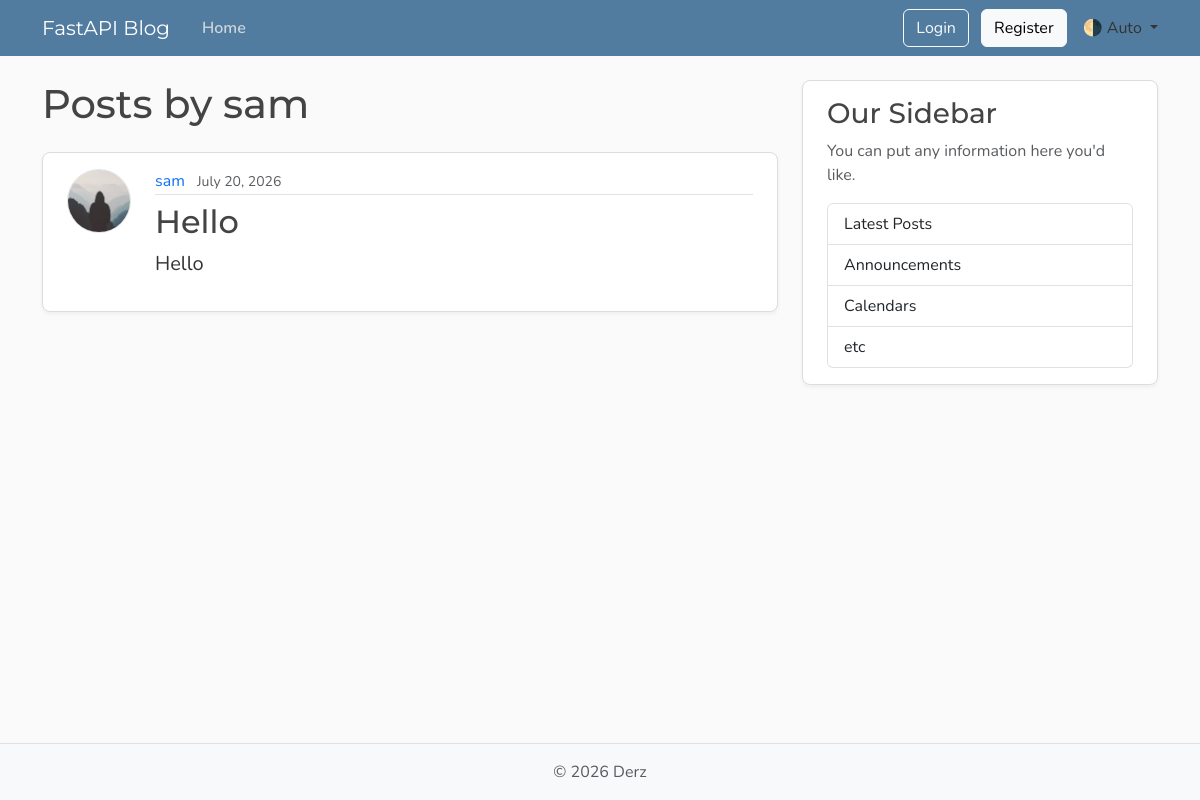
Before: /users/1/posts with the older database file.
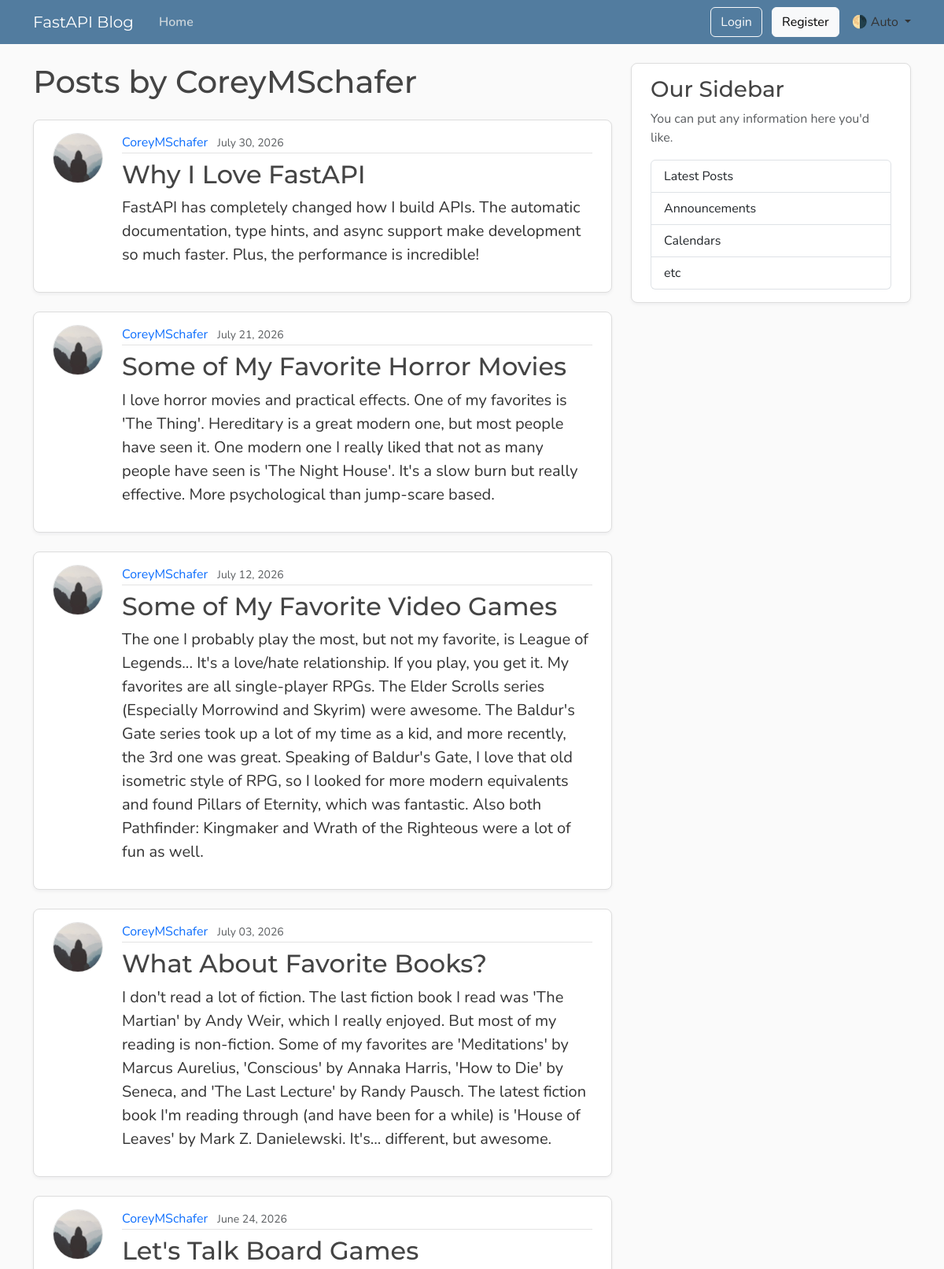
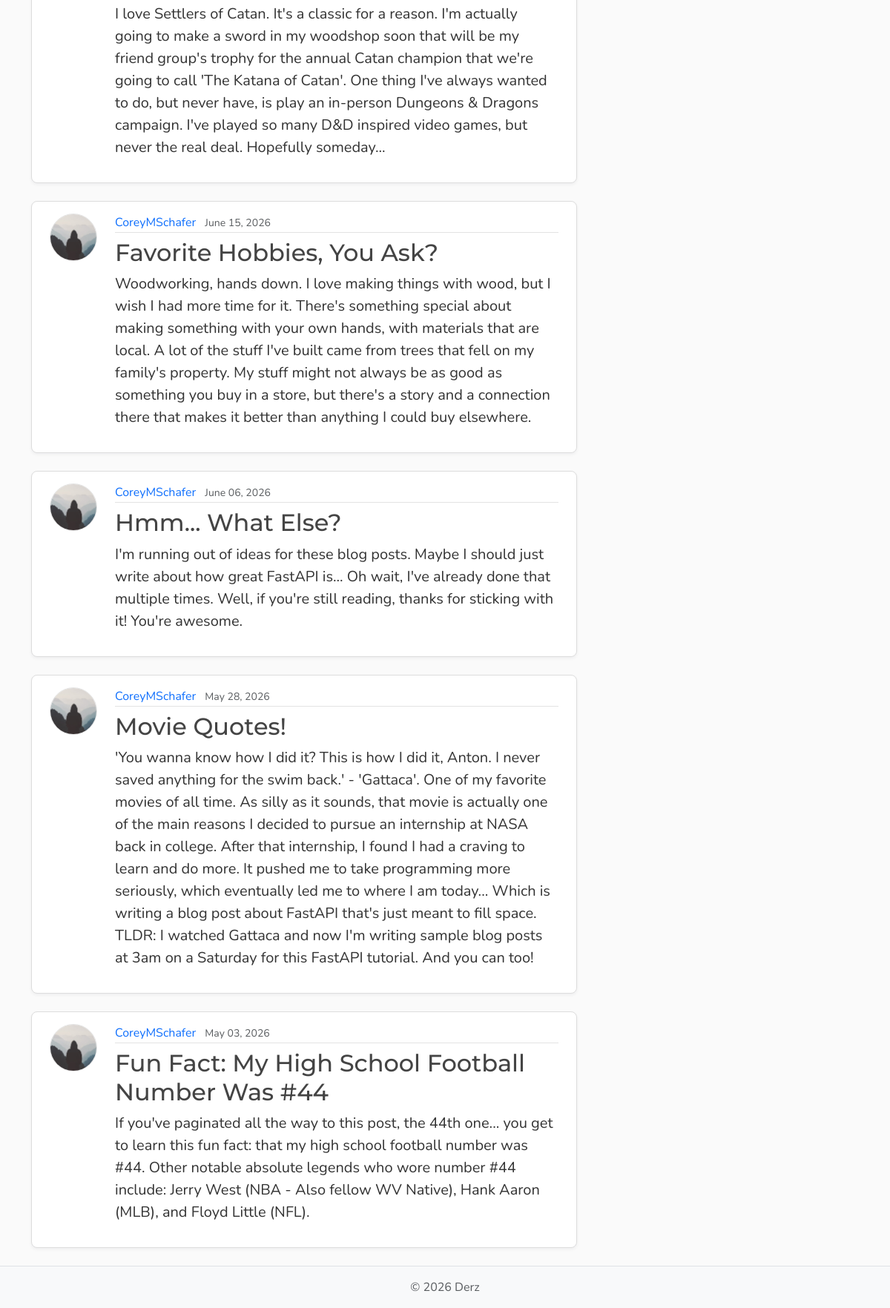
After: the same page with the newer database file (2 pictures, top to bottom).
### models.py (models this page shows, shortened)
class User(Base) :
    __tablename__ = "users"
    id : Mapped[int] = mapped_column(Integer,primary_key=True, index=True)
    username : Mapped[str] = mapped_column(String(50),nullable=False, unique=True)
    email : Mapped[str] = mapped_column(String(120), nullable=False, unique=True)
    password_hash : Mapped[str] = mapped_column(String(200),nullable=False)    # Added Password Hash , Note that we should never add passwords to the database and only add password hashes
    image_file : Mapped[str | None] = mapped_column(String(200), nullable=True,default=None)
    posts : Mapped[list[Post]] = relationship(back_populates="author", cascade='all, delete-orphan')

class Post(Base):
    __tablename__ = "posts"
    id : Mapped[int] = mapped_column(Integer,primary_key=True, index=True)
    title : Mapped[str] = mapped_column(String, nullable=False)
    content : Mapped[str] = mapped_column(Text, nullable=False)
    user_id : Mapped[int] = mapped_column(ForeignKey("users.id"), nullable=False, index= True)
    date_posted : Mapped[datetime] = mapped_column(DateTime(timezone=True), default=lambda : datetime.now(UTC))
    author : Mapped[User] = relationship(back_populates="posts")

### main.py (the view)
@app.get('/users/{user_id}/posts',include_in_schema=False,name='user_posts')
async def get_user_posts_page(request : Request, user_id : int, db: Annotated[AsyncSession, Depends(get_db_session)]):
    result = await db.execute(select(models.User).where(models.User.id == user_id))
    existing_user = result.scalars().first()
    if not existing_user:
        raise FastapiHttpException(status_code=status.HTTP_404_NOT_FOUND, detail='User not found')
    result = await db.execute(select(models.Post).options(selectinload(models.Post.author)).where(models.Post.user_id == existing_user.id).order_by (models.Post.date_posted.desc()))
    posts = result.scalars().all()
    return template.TemplateResponse(request,"users_posts_finished.html",{'posts' : posts, "user" : existing_user, "title" :f'{existing_user.username} posts'})

### templates/users_posts_finished.html
{% extends "layout_finished.html" %}
{% block content %}
  <h1 class="mb-4">Posts by {{ user.username }}</h1>
  {% for post in posts %}
    <article class="content-section py-3 px-4 mb-4">
      <div class="d-flex align-items-start gap-4">
        <img class="rounded-circle article-img flex-shrink-0"
             src="{{ post.author.image_path }}"
             alt="{{ post.author.username }}'s profile picture"
             width="64"
             height="64"
             loading="lazy">
        <div class="flex-grow-1">
          <div class="article-metadata mb-2">
            <a class="me-2"
               href="{{ url_for('user_posts', user_id=post.author.id) }}">{{ post.author.username }}</a>
            <small class="text-body-secondary">{{ post.date_posted.strftime("%B %d, %Y") }}</small>
          </div>
          <h2>
            <a class="article-title"
               href="{{ url_for('post_page', post_id=post.id) }}">{{ post.title }}</a>
          </h2>
          <p class="article-content">{{ post.content }}</p>
        </div>
      </div>
    </article>
  {% else %}
    <p class="text-body-secondary">No posts by this user yet.</p>
  {% endfor %}
{% endblock content %}

### templates/layout_finished.html (shortened to what this page needs)
<!doctype html>
<html lang="en">
  <head>
    <link
      href="https://cdn.jsdelivr.net/npm/bootstrap@5.3.8/dist/css/bootstrap.min.css"
      rel="stylesheet"
    />
    <link
      rel="stylesheet"
      type="text/css"
      href="{{url_for('static',path='css/main.css')}}"
    />
  </head>
  <body class="d-flex flex-column min-vh-100">
    <header class="site-header">
      <nav
        class="navbar navbar-expand-md bg-steel fixed-top"
        data-bs-theme="dark"
      >
        <div class="container">
          <a class="navbar-brand me-4" href="{{url_for('home')}}"
            >FastAPI Blog</a
          >
          <div class="collapse navbar-collapse" id="navbarToggle">
            <div class="navbar-nav me-auto">
              <a
                class="nav-link active"
                aria-current="page"
                href="{{url_for('home')}}"
                >Home</a
              >
            </div>
<div id="loggedOutNav">
<a class="btn btn-outline-light mb-2 mb-md-0 me-md-2"
    href="{{ url_for("login_page") }}">Login</a>
<a class="btn btn-light mb-2 mb-md-0 me-md-3"
    href="{{ url_for("register_page") }}">Register</a>
</div>
              <div class="nav-item dropdown">
                <a
                  class="nav-link dropdown-toggle"
                  href="#"
                  role="button"
                  id="bd-theme"
                  data-bs-toggle="dropdown"
                  aria-expanded="false"
                >
                  <span id="bd-theme-text">🌗 Auto</span>
                </a>
              </div>
            </div>
          </div>
      </nav>
    </header>
    <main role="main" class="container">
      <div class="row">
        <div class="col-md-8">{% block content %} {% endblock content %}</div>
        <aside class="col-md-4">
          <div class="content-section py-3 px-4 mb-4">
            <h3>Our Sidebar</h3>
            <p class="text-body-secondary">
              You can put any information here you'd like.
            </p>
            <ul class="list-group">
              <li class="list-group-item">Latest Posts</li>
              <li class="list-group-item">Announcements</li>
              <li class="list-group-item">Calendars</li>
              <li class="list-group-item">etc</li>
            </ul>
          </div>
        </aside>
      </div>
    </main>
    <footer class="mt-auto py-3 bg-body-tertiary border-top">
      <div class="container text-center">
        <p class="text-body-secondary mb-0">© <span id="year"></span> Derz</p>
      </div>
    </footer>
  </body>
</html>

### static/css/main.css (style rules this page uses)
:root { --font-heading: "Montserrat", system-ui, -apple-system, BlinkMacSystemFont, sans-serif; --font-body: "Nunito", system-ui, -apple-system, BlinkMacSystemFont, sans-serif; --color-bg-body: #fafafa; --color-bg-content: #ffffff; --color-text-primary: #333333; --color-text-heading: #444444; --color-steel: #527c9f; --color-nav-link: #cbd5db; --color-nav-link-hover: #ffffff; --color-link-hover: #428bca; --color-border: #dddddd; --color-border-light: #e3e3e3; --spacing-xl: 5rem; --article-img-size: 4rem; --account-img-size: 7.813rem; }
body { font-family: var(--font-body); background: var(--color-bg-body); color: var(--color-text-primary); }
main { padding-top: var(--spacing-xl); }
h1, h2, h3, h4, h5, h6 { font-family: var(--font-heading); color: var(--color-text-heading); }
.navbar-brand { font-family: var(--font-heading); }
a { text-decoration: none; }
.bg-steel { background-color: var(--color-steel); }
.site-header .navbar-nav .nav-link { color: var(--color-nav-link); transition: color 0.2s ease-in-out; }
.site-header .navbar-nav .nav-link.active { font-weight: 600; }
.content-section { background: var(--color-bg-content); border: 1px solid var(--color-border); border-radius: 0.5rem; box-shadow: 0 2px 4px rgba(15, 23, 42, 0.05); transition: box-shadow 0.15s ease, transform 0.15s ease, border-color 0.15s ease; }
.article-title { color: var(--color-text-heading); transition: color 0.2s ease-in-out; }
.article-content { white-space: pre-line; font-size: 1.25rem; }
.article-img { height: var(--article-img-size); width: var(--article-img-size); flex-shrink: 0; object-fit: cover; border: 1px solid var(--color-border-light); box-shadow: 0 0 0 2px var(--color-bg-content); }
.article-metadata { padding-bottom: 0.063rem; border-bottom: 1px solid var(--color-border-light); }
.article-metadata a { transition: color 0.2s ease-in-out; }
[data-bs-theme="dark"] { --color-bg-body: #1a1a1a; --color-bg-content: #2d2d2d; --color-text-primary: #e0e0e0; --color-text-heading: #f0f0f0; --color-border: #404040; --color-border-light: #4a4a4a; }

Changed rows visible on the page:
removed Post: author.username "sam", date_posted "July 20, 2026", title "Hello", content "Hello"
changed User: username "sam" → "CoreyMSchafer"
added Post: author.username "CoreyMSchafer", date_posted "July 30, 2026", title "Why I Love FastAPI", content "FastAPI has completely changed how I build APIs. The automatic documentation, type hints, and async support make development so much faster. Plus, the performance is incredible!"
added Post: author.username "CoreyMSchafer", date_posted "July 21, 2026", title "Some of My Favorite Horror Movies", content "I love horror movies and practical effects. One of my favorites is 'The Thing'. Hereditary is a great modern one, but most people have seen it. One modern one I really liked that not as many people have seen is 'The Night House'. It's a slow burn but really effective. More psychological than jump-scare based."
added Post: author.username "CoreyMSchafer", date_posted "July 12, 2026", title "Some of My Favorite Video Games", content "The one I probably play the most, but not my favorite, is League of Legends... It's a love/hate relationship. If you play, you get it. My favorites are all single-player RPGs. The Elder Scrolls series (Especially Morrowind and Skyrim) were awesome. The Baldur's Gate series took up a lot of my time as a kid, and more recently, the 3rd one was great. Speaking of Baldur's Gate, I love that old isometric style of RPG, so I looked for more modern equivalents and found Pillars of Eternity, which was fantastic. Also both Pathfinder: Kingmaker and Wrath of the Righteous were a lot of fun as well."
added Post: author.username "CoreyMSchafer", date_posted "July 03, 2026", title "What About Favorite Books?", content "I don't read a lot of fiction. The last fiction book I read was 'The Martian' by Andy Weir, which I really enjoyed. But most of my reading is non-fiction. Some of my favorites are 'Meditations' by Marcus Aurelius, 'Conscious' by Annaka Harris, 'How to Die' by Seneca, and 'The Last Lecture' by Randy Pausch. The latest fiction book I'm reading through (and have been for a while) is 'House of Leaves' by Mark Z. Danielewski. It's... different, but awesome."
added Post: author.username "CoreyMSchafer", date_posted "June 24, 2026", title "Let's Talk Board Games", content "I love Settlers of Catan. It's a classic for a reason. I'm actually going to make a sword in my woodshop soon that will be my friend group's trophy for the annual Catan champion that we're going to call 'The Katana of Catan'. One thing I've always wanted to do, but never have, is play an in-person Dungeons & Dragons campaign. I've played so many D&D inspired video games, but never the real deal. Hopefully someday..."
added Post: author.username "CoreyMSchafer", date_posted "June 15, 2026", title "Favorite Hobbies, You Ask?", content "Woodworking, hands down. I love making things with wood, but I wish I had more time for it. There's something special about making something with your own hands, with materials that are local. A lot of the stuff I've built came from trees that fell on my family's property. My stuff might not always be as good as something you buy in a store, but there's a story and a connection there that makes it better than anything I could buy elsewhere."
added Post: author.username "CoreyMSchafer", date_posted "June 06, 2026", title "Hmm... What Else?", content "I'm running out of ideas for these blog posts. Maybe I should just write about how great FastAPI is... Oh wait, I've already done that multiple times. Well, if you're still reading, thanks for sticking with it! You're awesome."
now on this page (row edited): Post: author.username "CoreyMSchafer", date_posted "May 28, 2026", title "Movie Quotes!", content "'You wanna know how I did it? This is how I did it, Anton. I never saved anything for the swim back.' - 'Gattaca'. One of my favorite movies of all time. As silly as it sounds, that movie is actually one of the main reasons I decided to pursue an internship at NASA back in college. After that internship, I found I had a craving to learn and do more. It pushed me to take programming more seriously, which eventually led me to where I am today... Which is writing a blog post about FastAPI that's just meant to fill space. TLDR: I watched Gattaca and now I'm writing sample blog posts at 3am on a Saturday for this FastAPI tutorial. And you can too!"
added Post: author.username "CoreyMSchafer", date_posted "May 03, 2026", title "Fun Fact: My High School Football Number Was #44", content "If you've paginated all the way to this post, the 44th one... you get to learn this fun fact: that my high school football number was #44. Other notable absolute legends who wore number #44 include: Jerry West (NBA - Also fellow WV Native), Hank Aaron (MLB), and Floyd Little (NFL)."
